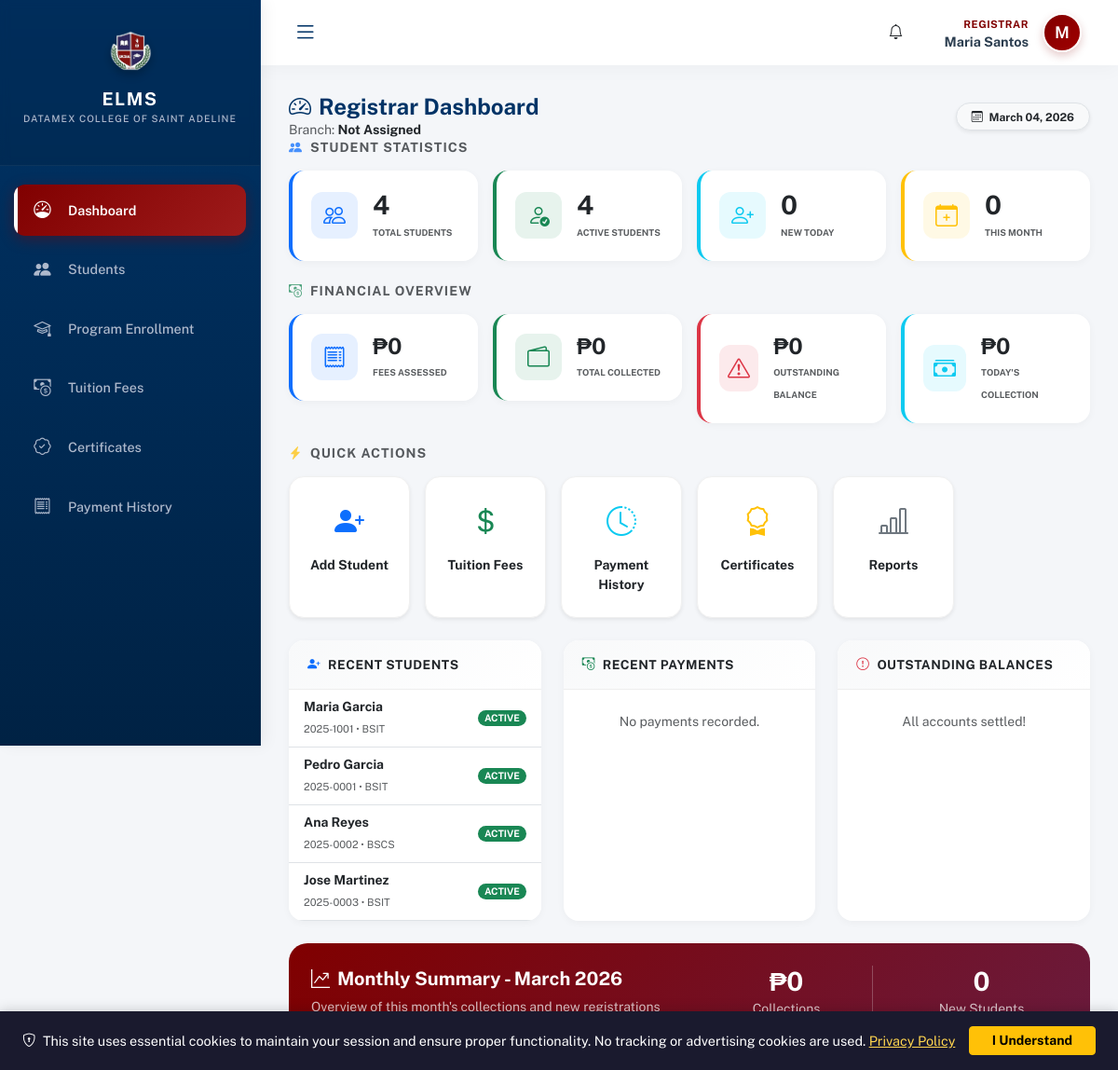
/modules/registrar/dashboard.php (signed in), run on an earlier commit of the app's database.
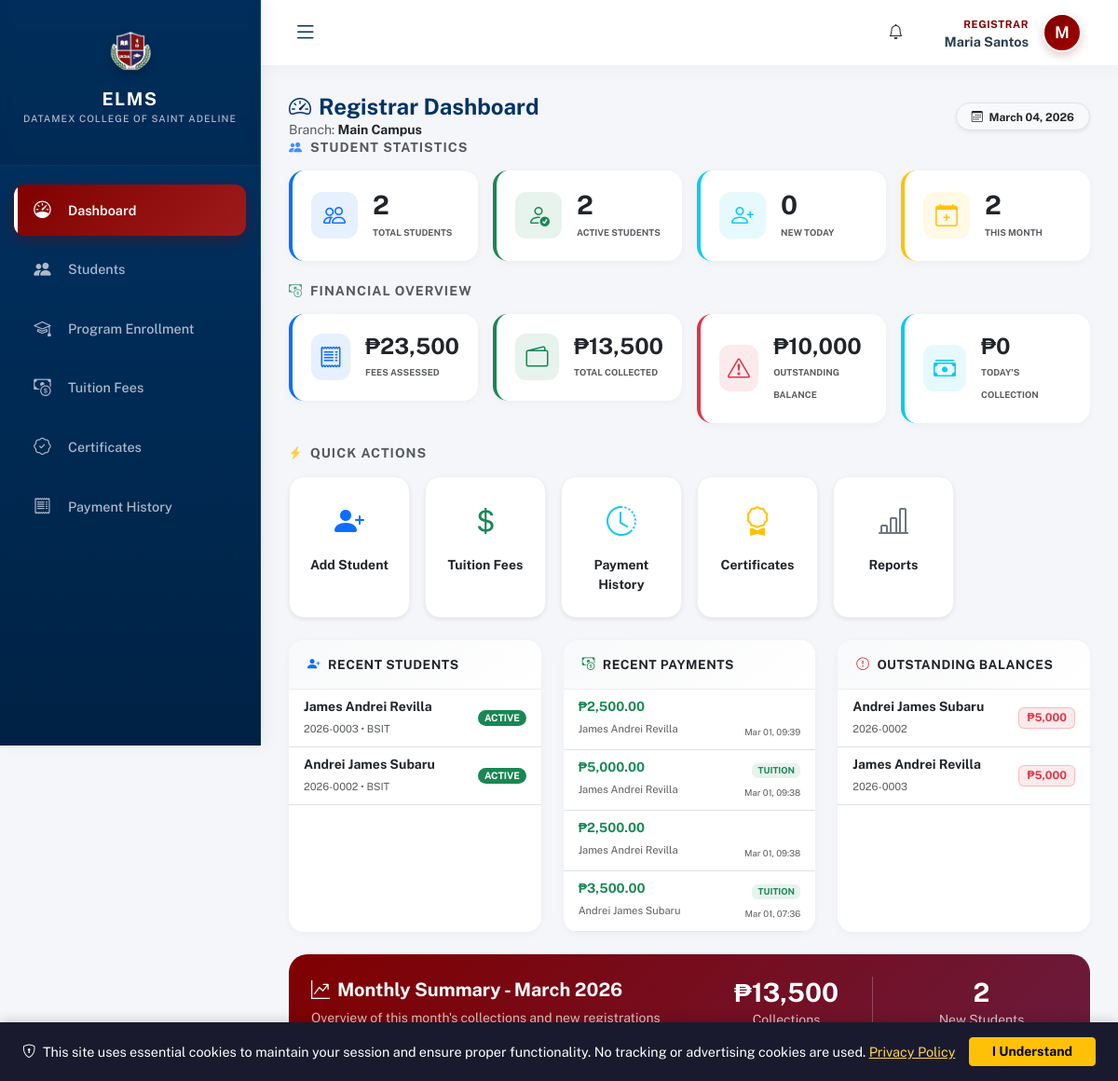
And on a later commit of the database.
### tables this page shows
CREATE TABLE `students` (
  `user_id` int(10) UNSIGNED NOT NULL,
  `student_no` varchar(20) NOT NULL,
  `course_id` int(10) UNSIGNED DEFAULT NULL,
  `student_type` enum('regular','irregular','transferee') NOT NULL DEFAULT 'regular',
  `previous_school` varchar(255) DEFAULT NULL
);

CREATE TABLE `users` (
  `id` int(10) UNSIGNED NOT NULL,
  `email` varchar(100) NOT NULL,
  `password` varchar(255) NOT NULL,
  `status` enum('active','inactive') DEFAULT 'active',
  `last_login` datetime DEFAULT NULL,
  `created_at` timestamp NOT NULL DEFAULT current_timestamp(),
  `lock_count` int(11) NOT NULL DEFAULT 0,
  `last_locked_at` datetime DEFAULT NULL
);

CREATE TABLE `branches` (
  `id` int(10) UNSIGNED NOT NULL,
  `school_id` int(10) UNSIGNED NOT NULL,
  `name` varchar(100) NOT NULL,
  `address` text DEFAULT NULL
);

CREATE TABLE `payments` (
  `id` int(10) UNSIGNED NOT NULL,
  `reference_no` varchar(50) DEFAULT NULL,
  `or_number` varchar(50) DEFAULT NULL,
  `student_id` int(10) UNSIGNED NOT NULL,
  `amount` decimal(10,2) NOT NULL,
  `payment_type` varchar(100) DEFAULT NULL,
  `other_type_description` varchar(255) DEFAULT NULL,
  `description` text DEFAULT NULL,
  `academic_year_id` int(10) UNSIGNED DEFAULT NULL,
  `semester` enum('1st','2nd','summer') DEFAULT NULL,
  `term` enum('prelim','midterm','prefinals','finals','full','downpayment') DEFAULT NULL,
  `branch_id` int(10) UNSIGNED DEFAULT NULL,
  `recorded_by` int(10) UNSIGNED DEFAULT NULL,
  `payment_method` enum('cash','bank_transfer','online','check') DEFAULT 'cash',
  `status` enum('pending','verified','rejected') DEFAULT 'pending',
  `verified_by` int(10) UNSIGNED DEFAULT NULL,
  `verified_at` datetime DEFAULT NULL,
  `rejection_reason` text DEFAULT NULL,
  `proof_file` varchar(255) DEFAULT NULL,
  `created_at` timestamp NOT NULL DEFAULT current_timestamp()
);

### modules/registrar/dashboard.php (the view, shortened to what the changed rows need)
<?php
require_once '../../config/init.php';
$registrar_id = $_SESSION['user_id'];
$registrar_profile = $conn->query("SELECT branch_id FROM user_profiles WHERE user_id = $registrar_id")->fetch_assoc();
$branch_id = $registrar_profile['branch_id'] ?? 0;
$branch = $conn->query("SELECT name FROM branches WHERE id = $branch_id")->fetch_assoc();
$branch_condition = $branch_id > 0 ? "up.branch_id = $branch_id" : "1=1";
$payment_branch_condition = $branch_id > 0 ? "(p.branch_id = $branch_id OR p.branch_id IS NULL)" : "1=1";
$stats = [
    'total_students' => 0,
    'active_students' => 0,
    'new_students_today' => 0,
    'new_students_month' => 0,
    'total_fees_assessed' => 0,
    'total_payments' => 0,
    'total_balance' => 0,
    'today_collections' => 0,
    'month_collections' => 0,
    'tuition_configs' => 0
];
$result = $conn->query("
    SELECT COUNT(*) as count
    FROM students s
    INNER JOIN user_profiles up ON s.user_id = up.user_id
    WHERE $branch_condition
");
if ($row = $result->fetch_assoc()) { $stats['total_students'] = $row['count']; }
$result = $conn->query("
    SELECT COUNT(*) as count
    FROM students s
    INNER JOIN users u ON s.user_id = u.id
    INNER JOIN user_profiles up ON s.user_id = up.user_id
    WHERE $branch_condition AND u.status = 'active'
");
if ($row = $result->fetch_assoc()) { $stats['active_students'] = $row['count']; }
$today = date('Y-m-d');
$result = $conn->query("
    SELECT COUNT(*) as count
    FROM students s
    INNER JOIN users u ON s.user_id = u.id
    INNER JOIN user_profiles up ON s.user_id = up.user_id
    WHERE $branch_condition AND DATE(u.created_at) = '$today'
");
if ($row = $result->fetch_assoc()) { $stats['new_students_today'] = $row['count']; }
$month_start = date('Y-m-01');
$result = $conn->query("
    SELECT COUNT(*) as count
    FROM students s
    INNER JOIN users u ON s.user_id = u.id
    INNER JOIN user_profiles up ON s.user_id = up.user_id
    WHERE $branch_condition AND DATE(u.created_at) >= '$month_start'
");
if ($row = $result->fetch_assoc()) { $stats['new_students_month'] = $row['count']; }
$result = $conn->query("
    SELECT COALESCE(SUM(sf.amount), 0) as total
    FROM student_fees sf
    INNER JOIN students s ON sf.student_id = s.user_id
    INNER JOIN user_profiles up ON s.user_id = up.user_id
    WHERE $branch_condition
");
if ($row = $result->fetch_assoc()) { $stats['total_fees_assessed'] = $row['total']; }
$result = $conn->query("
    SELECT COALESCE(SUM(p.amount), 0) as total
    FROM payments p
    INNER JOIN students s ON p.student_id = s.user_id
    INNER JOIN user_profiles up ON s.user_id = up.user_id
    WHERE $payment_branch_condition AND p.status = 'verified'
");
if ($row = $result->fetch_assoc()) { $stats['total_payments'] = $row['total']; }
$stats['total_balance'] = $stats['total_fees_assessed'] - $stats['total_payments'];
$result = $conn->query("
    SELECT COALESCE(SUM(p.amount), 0) as total
    FROM payments p
    INNER JOIN students s ON p.student_id = s.user_id
    INNER JOIN user_profiles up ON s.user_id = up.user_id
    WHERE $payment_branch_condition AND p.status = 'verified' AND DATE(p.created_at) = CURDATE()
");
if ($row = $result->fetch_assoc()) { $stats['today_collections'] = $row['total']; }
$result = $conn->query("
    SELECT COALESCE(SUM(p.amount), 0) as total
    FROM payments p
    INNER JOIN students s ON p.student_id = s.user_id
    INNER JOIN user_profiles up ON s.user_id = up.user_id
    WHERE $payment_branch_condition AND p.status = 'verified' AND DATE(p.created_at) >= '$month_start'
");
if ($row = $result->fetch_assoc()) { $stats['month_collections'] = $row['total']; }
$result = $conn->query("SELECT COUNT(*) as count FROM program_tuition_fees");
if ($row = $result->fetch_assoc()) { $stats['tuition_configs'] = $row['count']; }
$recent_students = $conn->query("
    SELECT s.student_no, s.user_id,
           CONCAT(up.first_name, ' ', up.last_name) as student_name,
           COALESCE(p.program_code, ss.strand_code) as program_code,
           u.created_at, u.status
    FROM students s
    INNER JOIN users u ON s.user_id = u.id
    INNER JOIN user_profiles up ON s.user_id = up.user_id
    LEFT JOIN programs p ON s.course_id = p.id
    LEFT JOIN shs_strands ss ON s.course_id = ss.id AND p.id IS NULL
    WHERE $branch_condition
    ORDER BY u.created_at DESC
    LIMIT 5
");
$recent_payments = $conn->query("
    SELECT s.student_no,
           CONCAT(up.first_name, ' ', up.last_name) as student_name,
           p.amount, p.status, p.or_number, p.reference_no, p.payment_type, p.description, p.created_at
    FROM payments p
    INNER JOIN students s ON p.student_id = s.user_id
    INNER JOIN user_profiles up ON s.user_id = up.user_id
    WHERE $payment_branch_condition
    ORDER BY p.created_at DESC
    LIMIT 5
");
$students_with_balance = $conn->query("
    SELECT s.student_no, s.user_id,
           CONCAT(up.first_name, ' ', up.last_name) as student_name,
           COALESCE(p.program_code, ss.strand_code) as program_code,
           COALESCE((SELECT SUM(amount) FROM student_fees WHERE student_id = s.user_id), 0) as total_fees,
           COALESCE((SELECT SUM(amount) FROM payments WHERE student_id = s.user_id AND status = 'verified'), 0) as total_paid
    FROM students s
    INNER JOIN users u ON s.user_id = u.id
    INNER JOIN user_profiles up ON s.user_id = up.user_id
    LEFT JOIN programs p ON s.course_id = p.id
    LEFT JOIN shs_strands ss ON s.course_id = ss.id AND p.id IS NULL
    WHERE $branch_condition
    HAVING (total_fees - total_paid) > 0
    ORDER BY (total_fees - total_paid) DESC
    LIMIT 5
");
include '../../includes/header.php';
?>
<div class="header-fixed-part animate__animated animate__fadeInDown">
    <div class="d-flex justify-content-between align-items-center">
        <div>
            <p class="text-muted small mb-0">Branch: <span class="fw-bold text-dark"><?php echo htmlspecialchars($branch['name'] ?? 'Not Assigned'); ?></span></p>
        </div>
    </div>
</div>
<div class="body-scroll-part">
    <div class="row g-3 mb-4">
        <div class="col-6 col-md-3">
            <div class="reg-stat-card border-start border-primary border-4">
                <div>
                    <h3 class="fw-bold mb-0"><?php echo number_format($stats['total_students']); ?></h3>
                    <small class="text-muted fw-bold text-uppercase" style="font-size: 0.6rem;">Total Students</small>
                </div>
            </div>
        </div>
        <div class="col-6 col-md-3">
            <div class="reg-stat-card border-start border-success border-4">
                <div>
                    <h3 class="fw-bold mb-0"><?php echo number_format($stats['active_students']); ?></h3>
                    <small class="text-muted fw-bold text-uppercase" style="font-size: 0.6rem;">Active Students</small>
                </div>
            </div>
        </div>
        <div class="col-6 col-md-3">
            <div class="reg-stat-card border-start border-warning border-4">
                <div>
                    <h3 class="fw-bold mb-0"><?php echo number_format($stats['new_students_month']); ?></h3>
                    <small class="text-muted fw-bold text-uppercase" style="font-size: 0.6rem;">This Month</small>
                </div>
            </div>
        </div>
    </div>
    <div class="row g-3 mb-4">
        <div class="col-6 col-md-3">
            <div class="reg-stat-card border-start border-primary border-4">
                <div>
                    <h4 class="fw-bold mb-0">₱<?php echo number_format($stats['total_fees_assessed'], 0); ?></h4>
                    <small class="text-muted fw-bold text-uppercase" style="font-size: 0.6rem;">Fees Assessed</small>
                </div>
            </div>
        </div>
        <div class="col-6 col-md-3">
            <div class="reg-stat-card border-start border-success border-4">
                <div>
                    <h4 class="fw-bold mb-0">₱<?php echo number_format($stats['total_payments'], 0); ?></h4>
                    <small class="text-muted fw-bold text-uppercase" style="font-size: 0.6rem;">Total Collected</small>
                </div>
            </div>
        </div>
        <div class="col-6 col-md-3">
            <div class="reg-stat-card border-start border-danger border-4">
                <div>
                    <h4 class="fw-bold mb-0">₱<?php echo number_format($stats['total_balance'], 0); ?></h4>
                    <small class="text-muted fw-bold text-uppercase" style="font-size: 0.6rem;">Outstanding Balance</small>
                </div>
            </div>
        </div>
    </div>
    <div class="row g-4">
        <div class="col-lg-4">
            <div class="activity-card h-100">
                <div class="p-0">
                    <ul class="list-group list-group-flush">
                        <?php if ($recent_students->num_rows == 0): ?>
                            <li class="list-group-item py-4 text-center text-muted small">No students found.</li>
                        <?php else: while ($row = $recent_students->fetch_assoc()): ?>
                            <li class="list-group-item px-3 py-2 border-bottom d-flex justify-content-between align-items-center">
                                <div>
                                    <div class="fw-bold text-dark small"><?php echo htmlspecialchars($row['student_name']); ?></div>
                                    <small class="text-muted" style="font-size: 0.7rem;"><?php echo htmlspecialchars($row['student_no']); ?> • <?php echo htmlspecialchars($row['program_code'] ?? 'N/A'); ?></small>
                                </div>
                                <span class="badge bg-<?php echo $row['status'] == 'active' ? 'success' : 'secondary'; ?> rounded-pill" style="font-size: 0.65rem;"><?php echo strtoupper($row['status']); ?></span>
                            </li>
                        <?php endwhile; endif; ?>
                    </ul>
                </div>
            </div>
        </div>
        <div class="col-lg-4">
            <div class="activity-card h-100">
                <div class="p-0">
                    <ul class="list-group list-group-flush">
                        <?php if ($recent_payments->num_rows == 0): ?>
                            <li class="list-group-item py-4 text-center text-muted small">No payments recorded.</li>
                        <?php else: while ($row = $recent_payments->fetch_assoc()):
                             $s_clr = ($row['status'] == 'verified') ? 'success' : (($row['status'] == 'rejected') ? 'danger' : 'warning');
                        ?>
                            <li class="list-group-item px-3 py-2 border-bottom">
                                <div class="d-flex justify-content-between align-items-start">
                                    <div>
                                        <div class="fw-bold text-success small">₱<?php echo number_format($row['amount'], 2); ?></div>
                                        <small class="text-muted" style="font-size: 0.7rem;"><?php echo htmlspecialchars($row['student_name']); ?></small>
                                    </div>
                                    <div class="text-end">
                                        <span class="badge bg-<?php echo $s_clr; ?> bg-opacity-10 text-<?php echo $s_clr; ?>" style="font-size: 0.6rem;"><?php echo strtoupper($row['payment_type']); ?></span>
                                        <br><small class="text-muted" style="font-size: 0.6rem;"><?php echo date('M d, H:i', strtotime($row['created_at'])); ?></small>
                                    </div>
                                </div>
                            </li>
                        <?php endwhile; endif; ?>
                    </ul>
                </div>
            </div>
        </div>
        <div class="col-lg-4">
            <div class="activity-card h-100">
                <div class="p-0">
                    <ul class="list-group list-group-flush">
                        <?php if ($students_with_balance->num_rows == 0): ?>
                            <li class="list-group-item py-4 text-center text-muted small">All accounts settled!</li>
                        <?php else: while ($row = $students_with_balance->fetch_assoc()):
                            $balance = $row['total_fees'] - $row['total_paid'];
                        ?>
                            <li class="list-group-item px-3 py-2 border-bottom d-flex justify-content-between align-items-center">
                                <div>
                                    <div class="fw-bold text-dark small"><?php echo htmlspecialchars($row['student_name']); ?></div>
                                    <small class="text-muted" style="font-size: 0.7rem;"><?php echo htmlspecialchars($row['student_no']); ?></small>
                                </div>
                                <span class="badge bg-danger bg-opacity-10 text-danger border border-danger border-opacity-25 px-2">₱<?php echo number_format($balance, 0); ?></span>
                            </li>
                        <?php endwhile; endif; ?>
                    </ul>
                </div>
            </div>
        </div>
    </div>
    <div class="row mt-4">
        <div class="col-12">
            <div class="finance-summary-card">
                <div class="row align-items-center">
                    <div class="col-md-6">
                        <div class="row text-center">
                            <div class="col-6">
                                <div class="border-end border-light border-opacity-25">
                                    <h3 class="fw-bold mb-0">₱<?php echo number_format($stats['month_collections'], 0); ?></h3>
                                    <small class="opacity-75">Collections</small>
                                </div>
                            </div>
                            <div class="col-6">
                                <h3 class="fw-bold mb-0"><?php echo number_format($stats['new_students_month']); ?></h3>
                                <small class="opacity-75">New Students</small>
                            </div>
                        </div>
                    </div>
                </div>
            </div>
        </div>
    </div>
</div>
<?php include '../../includes/footer.php'; ?>

What changed in the data, as far as the page shows it:
removed students: student_name "Maria Garcia", student_no "2025-1001", program_code "BSIT", user_id.status "ACTIVE", shown under "QUICK ACTIONS"
removed students: student_name "Pedro Garcia", student_no "2025-0001", program_code "BSIT", user_id.status "ACTIVE", shown under "QUICK ACTIONS"
removed students: student_name "Ana Reyes", student_no "2025-0002", program_code "BSCS", user_id.status "ACTIVE", shown under "QUICK ACTIONS"
removed students: student_name "Jose Martinez", student_no "2025-0003", program_code "BSIT", user_id.status "ACTIVE", shown under "QUICK ACTIONS"
now on this page (row unchanged): branches: name "Main Campus"
added students: student_name "James Andrei Revilla", student_no "2026-0003", program_code "BSIT", user_id.status "ACTIVE", balance "5,000"
added students: student_name "Andrei James Subaru", student_no "2026-0002", program_code "BSIT", user_id.status "ACTIVE", balance "5,000"
added payments: amount "2,500.00", student_name "James Andrei Revilla", created_at "Mar 01, 09:39"
added payments: amount "5,000.00", student_name "James Andrei Revilla", payment_type "TUITION", created_at "Mar 01, 09:38"
added payments: amount "2,500.00", student_name "James Andrei Revilla", created_at "Mar 01, 09:38"
added payments: amount "3,500.00", student_name "Andrei James Subaru", payment_type "TUITION", created_at "Mar 01, 07:36"
Also different on the page:
$stats['total_students']: "4" → "2"
$stats['active_students']: "4" → "2"
$stats['new_students_month']: "0" → "2"
$stats['total_fees_assessed']: "0" → "23,500"
$stats['total_payments']: "0" → "13,500"
$stats['total_balance']: "0" → "10,000"
$stats['month_collections']: "0" → "13,500"
$branch['name']: "Not Assigned" → (not shown)
text no longer shown: "No payments recorded. All accounts settled!"
